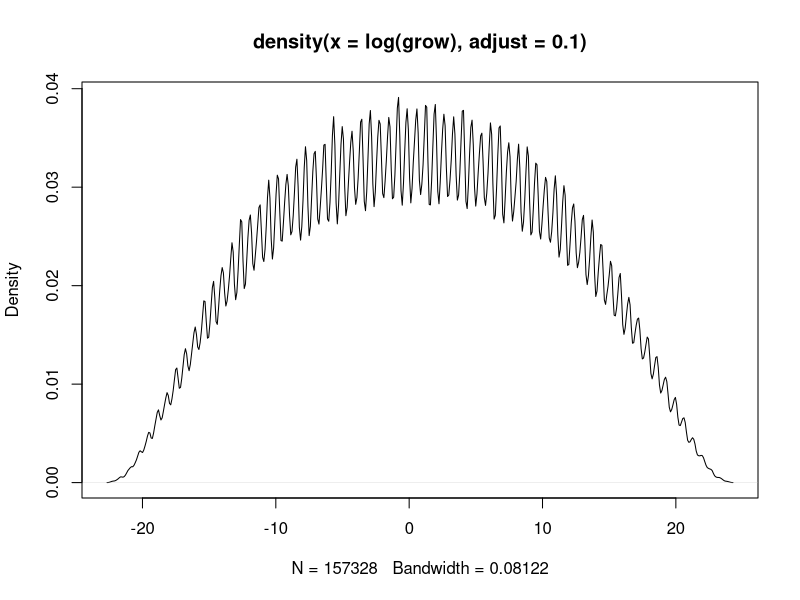
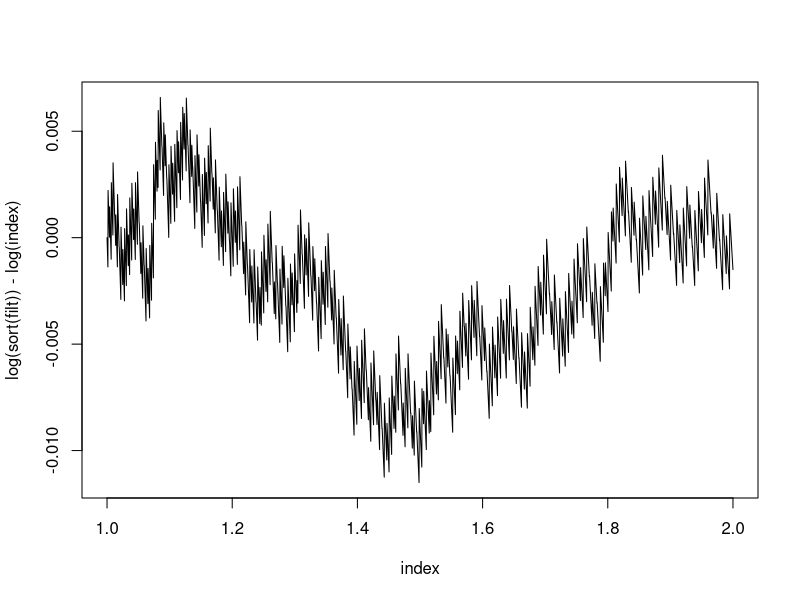

Write the R code that produced these figures, in order.
# constants

(phi <- (1 + sqrt(5)) / 2)
(e <- exp(1))
pi

# combinations

e / phi

# wiggler

ssd <- function(a, b) {
    sum((a - b)^2)
}

relerr <- function(a, b) {
    100 * (b - a) / a
}

optimize(function(i) {
    d0 <- ssd(i, phi)
    d1 <- ssd(i * i, e)
    d0 + d1
}, c(1, 4))

optimize(function(i) {
    d0 <- ssd(i, phi)
    d1 <- ssd(i * i, e)
    d0 + d1
}, c(1, 4))

# relations

vec <- c(0.318310,
         0.367879,
         0.515036,
         0.562500,
         0.595241,
         0.618034,
         0.750000,
         0.865256,
         1.155727,
         1.333333,
         1.618034,
         1.679991,
         1.777778,
         1.941611,
         2.718282,
         3.141593)

vec <- c(phi, e, pi)

grow <- vec
for (i in 1:20) {
    # grow <- c(2 * grow, grow, grow / 2)
    grow <- c(grow,
              phi * grow, grow / phi,
              e * grow, grow / e,
              pi * grow, grow / pi)
    grow <- unique(grow)
}

filt <- grow[1 <= grow & grow < 2]
index <- seq(1, 2, length.out = length(filt))
plot(density(log(grow), adjust = 0.1))
plot(index, log(sort(filt)) - log(index), type = "l")

# findings

31.86
666.79 / e^3
relerr(31.86, 666.79 / e^3)

666.79

4808.93
666.79 * e^2
relerr(4808.93, 666.79 * e^2)
